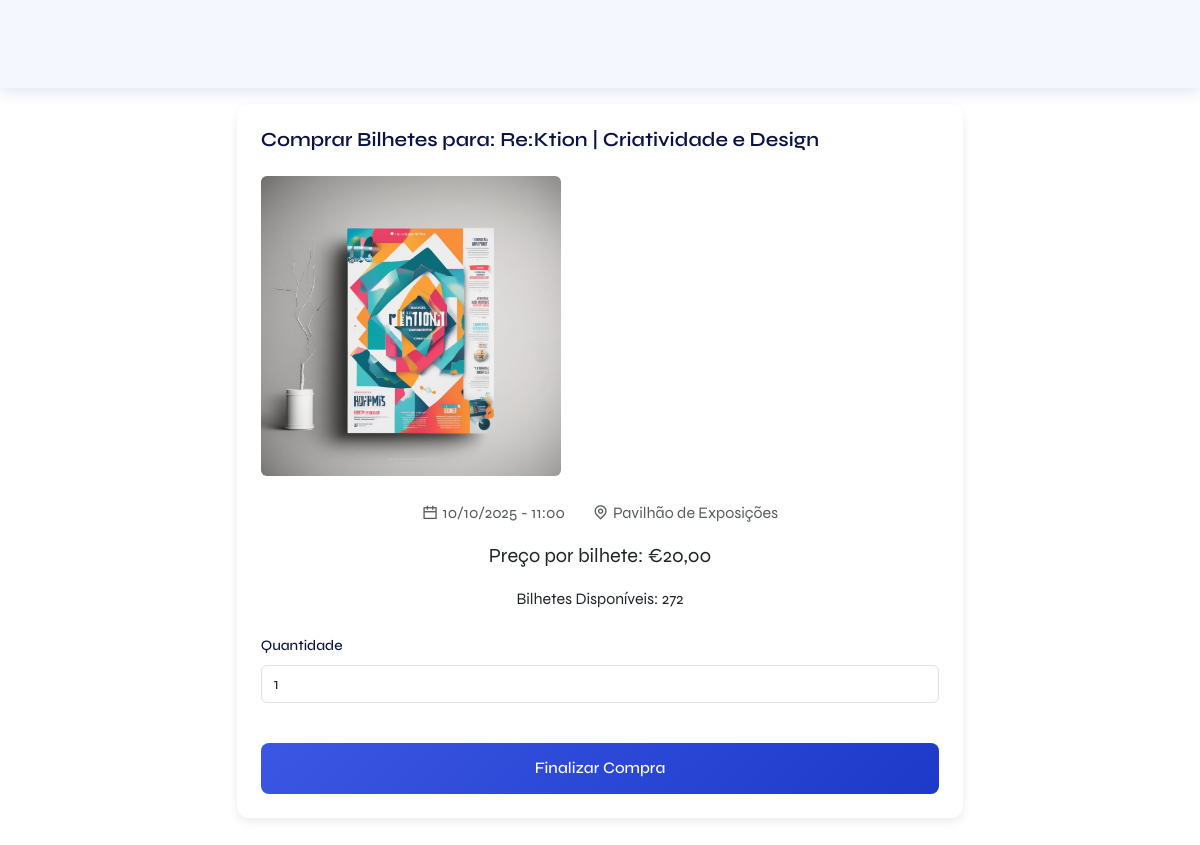
Screenshot of /purchase.php?event_id=7 (signed in) with the database file from the repository.
### tables this page shows
CREATE TABLE `events` (
  `id` int(11) NOT NULL,
  `title` varchar(255) NOT NULL,
  `description` text DEFAULT NULL,
  `image_url` varchar(255) DEFAULT NULL,
  `event_date` date NOT NULL,
  `event_time` time NOT NULL,
  `location` varchar(255) DEFAULT NULL,
  `ticket_price` decimal(10,2) NOT NULL,
  `available_tickets` int(11) NOT NULL,
  `created_at` timestamp NOT NULL DEFAULT current_timestamp()
);

### purchase.php (the view, shortened to what this page needs)
<?php
include 'dbconnection.php';
$eventId = $_GET['event_id'] ?? null;
try {
    $stmt = $pdo->prepare("SELECT * FROM events WHERE id = ?");
    $stmt->execute([$eventId]);
    $event = $stmt->fetch(PDO::FETCH_ASSOC);
} catch (PDOException $e) {
    echo "Erro ao carregar os detalhes do evento.";
    exit();
}
?>
<!DOCTYPE html>
<html lang="pt-PT">
<head>
    <link rel="stylesheet" href="https://cdnjs.cloudflare.com/ajax/libs/remixicon/4.6.0/remixicon.css" xintegrity="sha512-kJlvECunwXftkPwyvHbclArO8wszgBGisiLeuDFwNM8ws+wKIw0sv1os3ClWZOcrEB2eRXULYUsm8OVRGJKwGA==" />
    <link href="https://cdn.jsdelivr.net/npm/bootstrap@5.3.7/dist/css/bootstrap.min.css" rel="stylesheet" xintegrity="sha384-LN+7fdVzj6u52u30Kp6M/trliBMCMKTyK833zpbD+pXdCLuTusPj697FH4R/5mcr">
    <link rel="stylesheet" href="style.css">
</head>
<body>
    <header class="header">
        <nav class="nav container">
            </nav>
    </header>
    <main class="main">
        <div class="container my-5">
            <div class="row justify-content-center">
                <div class="col-lg-8">
                    <div class="card p-4">
                        <h2 class="card-title text-center mb-4">Comprar Bilhetes para: <?php echo htmlspecialchars($event['title']); ?></h2>
                        <div class="text-center mb-4">
                            <img src="<?php echo htmlspecialchars($event['image_url']); ?>" class="img-fluid rounded" alt="<?php echo htmlspecialchars($event['title']); ?>" style="max-height: 300px;">
                        </div>
                        <div class="text-muted text-center mb-3">
                            <i class="ri-calendar-line me-1"></i><?php echo date("d/m/Y", strtotime($event['event_date'])) . ' - ' . date("H:i", strtotime($event['event_time'])); ?>
                            <i class="ri-map-pin-line ms-4 me-1"></i><?php echo htmlspecialchars($event['location']); ?>
                        </div>
                        <p class="text-center lead">Preço por bilhete: €<?php echo htmlspecialchars(number_format($event['ticket_price'], 2, ',', '.')); ?></p>
                        <p class="text-center mb-4">Bilhetes Disponíveis: <?php echo htmlspecialchars($event['available_tickets']); ?></p>
                        <form id="purchaseForm" action="checkout_process.php" method="POST">
                            <div class="mb-3">
                                <label for="quantity" class="form-label">Quantidade</label>
                                <input type="number" class="form-control" id="quantity" name="quantity" value="1" min="1" max="<?php echo htmlspecialchars($event['available_tickets']); ?>" required>
                            </div>
                            <div class="d-grid gap-2">
                                <button type="submit" class="btn btn-primary">Finalizar Compra</button>
                            </div>
                        </form>
                    </div>
                </div>
            </div>
        </div>
    </main>
</body>
</html>

### Styles/style.css (style rules this page uses)
:root { --header-height: 3.5rem; --first-color: hsl(230, 75%, 56%); --title-color: hsl(230, 75%, 15%); --text-color: hsl(230, 12%, 40%); --body-color: hsl(230, 100%, 98%); --container-color: hsl(230, 100%, 97%); --border-color: hsl(230, 25%, 80%); --body-font: "Syne", sans-serif; --h2-font-size: 1.25rem; --normal-font-size: 0.938rem; --font-regular: 400; --font-medium: 500; --font-semi-bold: 600; --z-fixed: 100; --z-modal: 1000; }
@media screen and (min-width: 1023px) { :root { --h2-font-size: 1.5rem; --normal-font-size: 1rem; } }
* { box-sizing: border-box; padding: 0; margin: 0; }
html { scroll-behavior: smooth; }
body, input, button { font-family: var(--body-font); color: var(--text-color); }
input, button { border: none; outline: none; }
img { display: block; max-width: 100%; height: auto; }
.container { max-width: 1120px; margin-inline: 1.5rem; }
.main { position: relative; min-height: calc(100vh - var(--header-height)); padding-top: var(--header-height); }
.header { position: fixed; top: 0; left: 0; width: 100%; background-color: var(--body-color); box-shadow: 0 2px 16px hsla(230, 75%, 32%, 0.15); z-index: var(--z-fixed); }
.nav { height: var(--header-height); display: flex; justify-content: space-between; align-items: center; }
@media screen and (min-width: 1023px) { .nav { height: calc(var(--header-height) + 2rem); column-gap: 3rem; } }
@media screen and (min-width: 1150px) { .container { margin-inline: auto; } }
.row { display: flex; flex-wrap: wrap; margin-right: -15px; margin-left: -15px; }
.card { border: none; border-radius: 0.75rem; overflow: hidden; box-shadow: 0 4px 10px rgba(0, 0, 0, 0.08); transition: transform 0.3s ease, box-shadow 0.3s ease; }
.card-title { font-size: 1.3rem; margin-bottom: 0.5rem; }
input, select { width: 100%; padding: 0.75rem 1rem; margin-bottom: 1.5rem; border: 2px solid var(--border-color); border-radius: 0.5rem; background-color: var(--body-color); font-size: var(--normal-font-size); color: var(--text-color); transition: border-color 0.3s ease, box-shadow 0.3s ease, transform 0.3s ease; }
button[type="submit"] { width: 100%; padding: 0.85rem; background-color: var(--first-color); color: #fff; border: none; border-radius: 0.5rem; font-size: var(--normal-font-size); font-weight: var(--font-medium); cursor: pointer; transition: background-color 0.3s ease; margin-top: 1rem; margin-bottom: 0; }
.btn { transition: all 0.3s cubic-bezier(0.4, 0, 0.2, 1); position: relative; overflow: hidden; border-radius: 0.6rem; font-weight: var(--font-medium); font-size: 0.9rem; padding: 0.6rem 1.2rem; min-width: 100px; text-align: center; border: none; cursor: pointer; }
.btn::before { content: ""; position: absolute; top: 50%; left: 50%; width: 0; height: 0; background: rgba(255, 255, 255, 0.25); border-radius: 50%; transform: translate(-50%, -50%); transition: width 0.5s, height 0.5s; }
.btn-primary { background: linear-gradient(135deg, var(--first-color), hsl(230, 75%, 45%)); color: white; box-shadow: 0 3px 12px rgba(230, 75%, 56%, 0.3); }
.card-title { font-size: 1.25rem; font-weight: var(--font-semi-bold); color: var(--title-color); display: flex; align-items: center; margin: 0; }
.form-label { display: flex; align-items: center; gap: 0.5rem; font-weight: var(--font-medium); color: var(--title-color); margin-bottom: 0.5rem; font-size: 0.9rem; }

### rows the page displays
events: title "Re:Ktion | Criatividade e Design", image_url (picture), event_date "10/10/2025", event_time "11:00", location "Pavilhão de Exposições", ticket_price "20,00", available_tickets "272"
